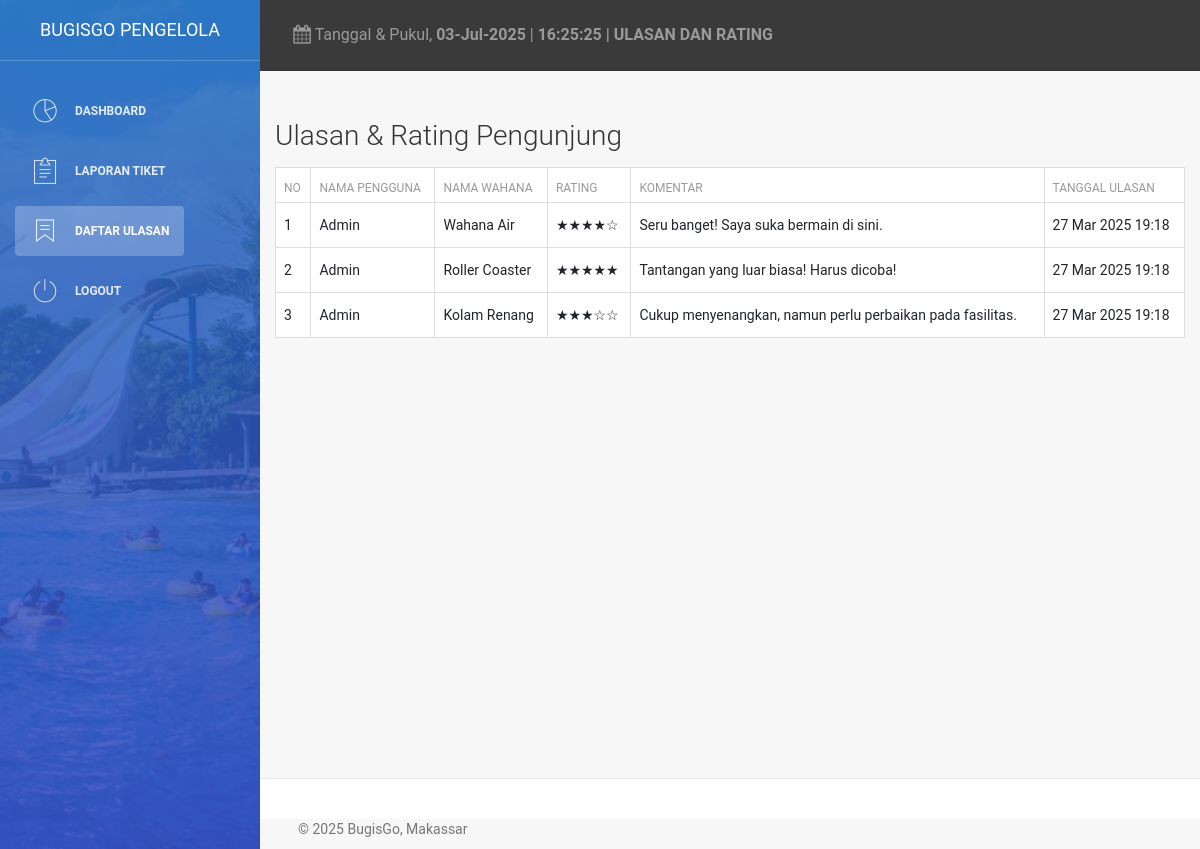
/admin/laporan_ulasan.php (signed in), run on the app's committed database.
### tables this page shows
CREATE TABLE `ulasan` (
  `ulasanID` int(11) NOT NULL,
  `userID` int(11) NOT NULL,
  `namaWahana` varchar(255) NOT NULL,
  `rating` int(1) NOT NULL,
  `komentar` text DEFAULT NULL,
  `tanggalUlasan` datetime DEFAULT current_timestamp()
);

CREATE TABLE `users` (
  `userID` int(11) NOT NULL,
  `nama` varchar(100) NOT NULL,
  `email` varchar(100) NOT NULL,
  `password` varchar(255) NOT NULL,
  `role` enum('admin','pengunjung','pengelola') NOT NULL
);

### admin/laporan_ulasan.php (the view, shortened to what this page needs)
<?php
include('koneksi.php');
$query = "
    SELECT
        ulasan.ulasanID,
        users.nama AS userName,
        ulasan.namawahana AS wahanaName,
        ulasan.rating,
        ulasan.komentar,
        ulasan.tanggalUlasan
    FROM ulasan
    JOIN users ON ulasan.userID = users.userID
    ORDER BY ulasan.tanggalUlasan DESC
";
$result = $conn->query($query);
?>
<!DOCTYPE html>
<html lang="id">
<head>
    <link rel="stylesheet" href="assets/css/dashboard.css">
    <link href="https://cdn.jsdelivr.net/npm/bootstrap@5.3.0-alpha1/dist/css/bootstrap.min.css" rel="stylesheet" />
    <link href="assets/css/bootstrap.min.css" rel="stylesheet" />
    <link href="assets/css/animate.min.css" rel="stylesheet" />
    <link href="assets/css/light-bootstrap-dashboard.css?v=1.4.0" rel="stylesheet" />
    <link href="assets/css/demo.css" rel="stylesheet" />
    <link href="http://maxcdn.bootstrapcdn.com/font-awesome/4.2.0/css/font-awesome.min.css" rel="stylesheet">
    <link href='assets/fonts/Pe-icon-7-stroke' rel='stylesheet' type='text/css'>
    <link href="assets/css/pe-icon-7-stroke.css" rel="stylesheet" />
</head>
<body>
<div class="wrapper">
       <div class="sidebar" data-color="blue" data-image="images/bugisgo.jpg">
        <div class="sidebar-wrapper">
            <div class="logo">
                <a href="pengelola_dashboard.php" class="simple-text">
                    BugisGo Pengelola
                </a>
            </div>
            <ul class="nav">
                <?php if ($_SESSION['role'] == 'pengelola') { ?>
                    <li>
                    <li >
                        <a href="pengelola_dashboard.php">
                            <i class="pe-7s-graph"></i>
                            <p>Dashboard</p>
                        </a>
                    </li>
                    <li >
                        <a href="laporan_pengelola.php">
                            <i class="pe-7s-note2"></i>
                            <p>Laporan Tiket</p>
                        </a>
                    </li>
                    <li class="active">
                        <a href="laporan_ulasan.php">
                            <i class="pe-7s-ribbon"></i>
                            <p>Daftar Ulasan</p>
                        </a>
                    </li>
                <?php } ?>
                <li>
                    <a href="logout.php">
                        <i class="pe-7s-power"></i>
                        <p>Logout</p>
                    </a>
                </li>
            </ul>
        </div>
    </div>
    <div class="main-panel">
        <nav class="navbar navbar-default navbar-fixed">
            <div class="container-fluid">
                <div class="collapse navbar-collapse">
                    <ul class="nav navbar-nav navbar-left">
                        <li>
                            <a href="#">
                                <i class="fa fa-calendar"></i>
                                <?php
                                $tanggal = mktime(date("m"), date("d"), date("Y"));
                                echo "Tanggal & Pukul, <b>" . date("d-M-Y", $tanggal) . "</b> ";
                                $jam = date("H:i:s");
                                echo "| <b>" . $jam . " | ULASAN DAN RATING</b>";
                                ?>
                            </a>
                        </li>
                    </ul>
                </div>
            </div>
        </nav>
        <div class="content">
            <div class="container-fluid">
                <h3 class="mb-4">Ulasan & Rating Pengunjung</h3>
                <table class="table table-bordered">
                    <thead>
                        <tr>
                            <th>No</th>
                            <th>Nama Pengguna</th>
                            <th>Nama Wahana</th>
                            <th>Rating</th>
                            <th>Komentar</th>
                            <th>Tanggal Ulasan</th>
                        </tr>
                    </thead>
                    <tbody>
                        <?php if ($result->num_rows > 0): ?>
                            <?php $no = 1; while ($row = $result->fetch_assoc()): ?>
                                <tr>
                                    <td><?php echo $no++; ?></td>
                                    <td><?php echo htmlspecialchars($row['userName']); ?></td>
                                    <td><?php echo htmlspecialchars($row['wahanaName']); ?></td>
                                    <td>
                                        <?php
                                            echo str_repeat("★", (int)$row['rating']) . str_repeat("☆", 5 - (int)$row['rating']);
                                        ?>
                                    </td>
                                    <td><?php echo htmlspecialchars($row['komentar']); ?></td>
                                    <td><?php echo date('d M Y H:i', strtotime($row['tanggalUlasan'])); ?></td>
                                </tr>
                            <?php endwhile; ?>
                        <?php else: ?>
                            <tr>
                                <td colspan="6" class="text-center">Tidak ada ulasan yang tersedia.</td>
                            </tr>
                        <?php endif; ?>
                    </tbody>
                </table>
            </div>
        </div>
        <footer class="footer">
            <p class="copyright pull-left">&copy; <script>document.write(new Date().getFullYear())</script> BugisGo, Makassar</p>
        </footer>
    </div>
</div>
</body>
</html>

### admin/assets/css/dashboard.css (style rules this page uses)
body, .container-fluid { padding: 0; margin: 0; }
.sidebar { position: fixed; top: 0; bottom: 0; right: auto; left: 0; width: 260px; display: block; z-index: 1; color: #fff; font-weight: 200; background-size: cover; background-position: center center; }
.sidebar .sidebar-wrapper { position: relative; max-height: calc(100vh - 75px); min-height: 100%; overflow: auto; width: 260px; z-index: 4; padding-bottom: 100px; }
.sidebar .logo { padding: 10px 15px; border-bottom: 1px solid rgba(255, 255, 255, 0.2); }
.sidebar .logo .simple-text { text-transform: uppercase; padding: 5px 0px; display: block; font-size: 18px; color: #FFFFFF; text-align: center; font-weight: 400; line-height: 30px; }
.sidebar .nav { margin-top: 20px; float: none; }
.sidebar .nav li > a { color: #FFFFFF; margin: 5px 15px; opacity: .86; border-radius: 4px; display: block; }
.sidebar .nav li.active > a { color: #FFFFFF; opacity: 1; background: rgba(255, 255, 255, 0.23); }
.sidebar .nav p { margin: 0; line-height: 30px; font-size: 12px; font-weight: 600; text-transform: uppercase; margin-left: 45px; }
.sidebar .nav i { font-size: 28px; float: left; margin-right: 15px; line-height: 30px; width: 30px; text-align: center; }
.sidebar:after, .sidebar:before { display: block; content: ""; position: absolute; width: 100%; height: 100%; top: 0; left: 0; z-index: 2; }
.sidebar:before { opacity: .33; background: #000000; }
.sidebar:after { background: #787878; background: -moz-linear-gradient(top, #787878 0%, #343434 100%); background: -webkit-gradient(linear, left top, left bottom, color-stop(0%, #787878), color-stop(100%, #343434)); background: -webkit-linear-gradient(top, #787878 0%, #343434 100%); background: -o-linear-gradient(top, #787878 0%, #343434 100%); background: -ms-linear-gradient(top, #787878 0%, #343434 100%); background: linear-gradient(to bottom, #787878 0%, #343434 100%); background-size: 150% 150%; z-index: 3; opacity: 1; }
.sidebar[data-image]:after, .sidebar.has-image:after { opacity: .77; }
.sidebar[data-color="blue"]:after { background: #1F77D0; background: -moz-linear-gradient(top, #1F77D0 0%, #533ce1 100%); background: -webkit-gradient(linear, left top, left bottom, color-stop(0%, #1F77D0), color-stop(100%, #533ce1)); background: -webkit-linear-gradient(top, #1F77D0 0%, #533ce1 100%); background: -o-linear-gradient(top, #1F77D0 0%, #533ce1 100%); background: -ms-linear-gradient(top, #1F77D0 0%, #533ce1 100%); background: linear-gradient(to bottom, #1F77D0 0%, #533ce1 100%); background-size: 150% 150%; }
.main-panel { position: relative; z-index: 2; float: right; width: calc(100% - 260px); }
.main-panel > .content { padding: 30px 15px; min-height: calc(100% - 123px); }
.main-panel > .footer { border-top: 1px solid #e7e7e7; }
.main-panel .navbar { margin-bottom: 0; }
.sidebar, .main-panel { max-height: 100%; height: 100%; -webkit-transition-property: top,bottom; transition-property: top,bottom; -webkit-transition-duration: .2s,.2s; transition-duration: .2s,.2s; -webkit-transition-timing-function: linear,linear; transition-timing-function: linear,linear; -webkit-overflow-scrolling: touch; }
footer { margin-top: 30px; text-align: center; background-color: #f1f1f1; padding: 20px; }
.navbar { background-color: #3a3a3a; color: white; }

### admin/assets/css/demo.css (style rules this page uses)
body, .container-fluid { padding: 0; margin: 0; }
footer { margin-top: 30px; text-align: center; background-color: #f1f1f1; padding: 20px; }
.navbar { background-color: #3a3a3a; color: white; }

### data on the page
ulasan: userID.nama "Admin", namaWahana "Wahana Air", rating "★★★★", rating "☆", komentar "Seru banget! Saya suka bermain di sini.", tanggalUlasan "27 Mar 2025 19:18"
ulasan: userID.nama "Admin", namaWahana "Roller Coaster", rating "★★★★★", komentar "Tantangan yang luar biasa! Harus dicoba!", tanggalUlasan "27 Mar 2025 19:18"
ulasan: userID.nama "Admin", namaWahana "Kolam Renang", rating "★★★", rating "☆☆", komentar "Cukup menyenangkan, namun perlu perbaikan pada fasilitas.", tanggalUlasan "27 Mar 2025 19:18"
